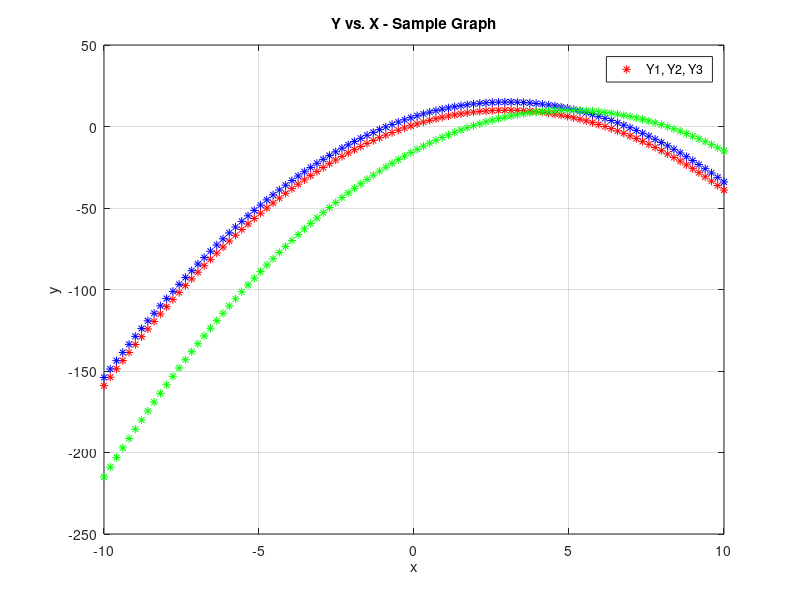

Source code (MATLAB):
% Example for plotting equations on a graph and manipulating those graphs
% given the func. y = -(x-3)^2 + 10

% Note, there is a lot of functionality within the figure window that
% can't be explained through code, so try it out for yourself.
% Therefore, these are relatively simple looking graphs.

clc, clearvars, close all

x = linspace(-10, 10);

% All variations of y we plan on graphing
y1 = (-(x-3).^2) + 10;
y2 = (-(x-3).^2) + 15;
y3 = (-(x-5).^2) + 10;

% Visualized data in MATLAB is done through 'figures'
% Figures have no visible data in them until plotted on using inputs and
% outputs.
% Once the figure() func. runs, any commands that alter that figure will go
% specifically on that figure. Running plot() will override the last plot.

figure(1) % this just specifies that we're working with fig. 1

% plots y1 over x, anything in the third input changes the look of the
% plot, in this case it plots red stars.
% Check docs for all of the customization, because there is A LOT.
plot(x,y1,'r*')

xlabel('x'), ylabel('y'), title('Y vs. X - Sample Graph') % all the labels
grid on % adds a grid to the figure

hold on % this holds on the current figure, allowing for more plots
plot(x,y2,'b*')

hold on
plot(x,y3,"g*")

legend('Y1, Y2, Y3') % in sequential order - still modifying fig. 1

% xlim([]) changes domain (x-limits)
% ylim([]) changes range (y-limits)
